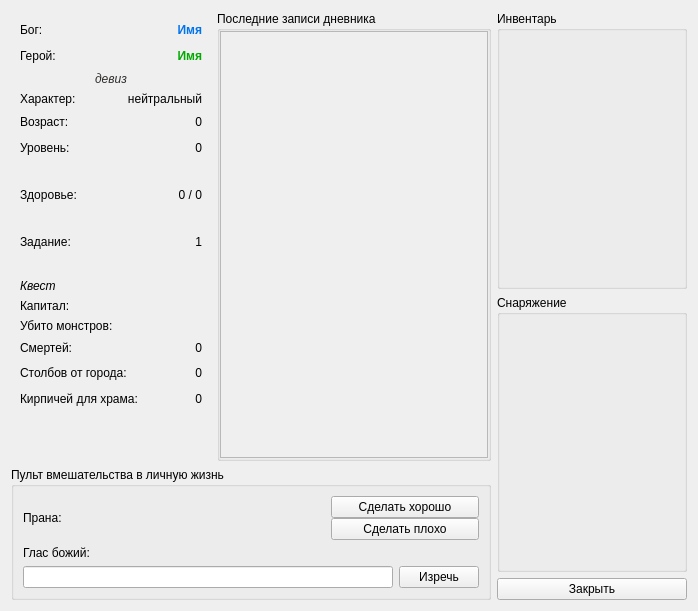
<?xml version="1.0" encoding="UTF-8"?>
<ui version="4.0">
 <class>HeroWin</class>
 <widget class="QWidget" name="HeroWin">
  <property name="geometry">
   <rect>
    <x>0</x>
    <y>0</y>
    <width>698</width>
    <height>611</height>
   </rect>
  </property>
  <property name="windowTitle">
   <string>Герой</string>
  </property>
  <property name="windowIcon">
   <iconset resource="../resorce.qrc">
    <normaloff>:/src/icon.svg</normaloff>:/src/icon.svg</iconset>
  </property>
  <layout class="QHBoxLayout" name="horizontalLayout_15">
   <item>
    <layout class="QVBoxLayout" name="verticalLayout_4">
     <property name="sizeConstraint">
      <enum>QLayout::SetDefaultConstraint</enum>
     </property>
     <item>
      <layout class="QHBoxLayout" name="horizontalLayout_14" stretch="1,4">
       <item>
        <widget class="QWidget" name="widget" native="true">
         <property name="minimumSize">
          <size>
           <width>200</width>
           <height>0</height>
          </size>
         </property>
         <property name="maximumSize">
          <size>
           <width>250</width>
           <height>16777215</height>
          </size>
         </property>
         <layout class="QVBoxLayout" name="verticalLayout_2">
          <property name="spacing">
           <number>-1</number>
          </property>
          <property name="bottomMargin">
           <number>20</number>
          </property>
          <item>
           <layout class="QHBoxLayout" name="horizontalLayout_3">
            <item>
             <widget class="QLabel" name="label_2">
              <property name="text">
               <string>Бог:</string>
              </property>
             </widget>
            </item>
            <item>
             <spacer name="horizontalSpacer">
              <property name="orientation">
               <enum>Qt::Horizontal</enum>
              </property>
              <property name="sizeHint" stdset="0">
               <size>
                <width>40</width>
                <height>20</height>
               </size>
              </property>
             </spacer>
            </item>
            <item>
             <widget class="QLabel" name="lbGod">
              <property name="palette">
               <palette>
                <active>
                 <colorrole role="WindowText">
                  <brush brushstyle="SolidPattern">
                   <color alpha="255">
                    <red>0</red>
                    <green>115</green>
                    <blue>238</blue>
                   </color>
                  </brush>
                 </colorrole>
                 <colorrole role="Button">
                  <brush brushstyle="SolidPattern">
                   <color alpha="255">
                    <red>0</red>
                    <green>0</green>
                    <blue>0</blue>
                   </color>
                  </brush>
                 </colorrole>
                 <colorrole role="Light">
                  <brush brushstyle="SolidPattern">
                   <color alpha="255">
                    <red>0</red>
                    <green>0</green>
                    <blue>0</blue>
                   </color>
                  </brush>
                 </colorrole>
                 <colorrole role="Midlight">
                  <brush brushstyle="SolidPattern">
                   <color alpha="255">
                    <red>0</red>
                    <green>0</green>
                    <blue>0</blue>
                   </color>
                  </brush>
                 </colorrole>
                 <colorrole role="Dark">
                  <brush brushstyle="SolidPattern">
                   <color alpha="255">
                    <red>0</red>
                    <green>0</green>
                    <blue>0</blue>
                   </color>
                  </brush>
                 </colorrole>
                 <colorrole role="Mid">
                  <brush brushstyle="SolidPattern">
                   <color alpha="255">
                    <red>0</red>
                    <green>0</green>
                    <blue>0</blue>
                   </color>
                  </brush>
                 </colorrole>
                 <colorrole role="Text">
                  <brush brushstyle="SolidPattern">
                   <color alpha="255">
                    <red>255</red>
                    <green>255</green>
                    <blue>255</blue>
                   </color>
                  </brush>
                 </colorrole>
                 <colorrole role="BrightText">
                  <brush brushstyle="SolidPattern">
                   <color alpha="255">
                    <red>255</red>
                    <green>255</green>
                    <blue>255</blue>
                   </color>
                  </brush>
                 </colorrole>
                 <colorrole role="ButtonText">
                  <brush brushstyle="SolidPattern">
                   <color alpha="255">
                    <red>255</red>
                    <green>255</green>
                    <blue>255</blue>
                   </color>
                  </brush>
                 </colorrole>
                 <colorrole role="Base">
                  <brush brushstyle="SolidPattern">
                   <color alpha="255">
                    <red>0</red>
                    <green>0</green>
                    <blue>0</blue>
                   </color>
                  </brush>
                 </colorrole>
                 <colorrole role="Window">
                  <brush brushstyle="SolidPattern">
                   <color alpha="255">
                    <red>0</red>
                    <green>0</green>
                    <blue>0</blue>
                   </color>
                  </brush>
                 </colorrole>
                 <colorrole role="Shadow">
                  <brush brushstyle="SolidPattern">
                   <color alpha="255">
                    <red>0</red>
                    <green>0</green>
                    <blue>0</blue>
                   </color>
                  </brush>
                 </colorrole>
                 <colorrole role="AlternateBase">
                  <brush brushstyle="SolidPattern">
                   <color alpha="255">
                    <red>0</red>
                    <green>0</green>
                    <blue>0</blue>
                   </color>
                  </brush>
                 </colorrole>
                 <colorrole role="ToolTipBase">
                  <brush brushstyle="SolidPattern">
                   <color alpha="255">
                    <red>255</red>
                    <green>255</green>
                    <blue>220</blue>
                   </color>
                  </brush>
                 </colorrole>
                 <colorrole role="ToolTipText">
                  <brush brushstyle="SolidPattern">
                   <color alpha="255">
                    <red>0</red>
                    <green>0</green>
                    <blue>0</blue>
                   </color>
                  </brush>
                 </colorrole>
                </active>
                <inactive>
                 <colorrole role="WindowText">
                  <brush brushstyle="SolidPattern">
                   <color alpha="255">
                    <red>0</red>
                    <green>115</green>
                    <blue>238</blue>
                   </color>
                  </brush>
                 </colorrole>
                 <colorrole role="Button">
                  <brush brushstyle="SolidPattern">
                   <color alpha="255">
                    <red>0</red>
                    <green>0</green>
                    <blue>0</blue>
                   </color>
                  </brush>
                 </colorrole>
                 <colorrole role="Light">
                  <brush brushstyle="SolidPattern">
                   <color alpha="255">
                    <red>0</red>
                    <green>0</green>
                    <blue>0</blue>
                   </color>
                  </brush>
                 </colorrole>
                 <colorrole role="Midlight">
                  <brush brushstyle="SolidPattern">
                   <color alpha="255">
                    <red>0</red>
                    <green>0</green>
                    <blue>0</blue>
                   </color>
                  </brush>
                 </colorrole>
                 <colorrole role="Dark">
                  <brush brushstyle="SolidPattern">
                   <color alpha="255">
                    <red>0</red>
                    <green>0</green>
                    <blue>0</blue>
                   </color>
                  </brush>
                 </colorrole>
                 <colorrole role="Mid">
                  <brush brushstyle="SolidPattern">
                   <color alpha="255">
                    <red>0</red>
                    <green>0</green>
                    <blue>0</blue>
                   </color>
                  </brush>
                 </colorrole>
                 <colorrole role="Text">
                  <brush brushstyle="SolidPattern">
                   <color alpha="255">
                    <red>255</red>
                    <green>255</green>
                    <blue>255</blue>
                   </color>
                  </brush>
                 </colorrole>
                 <colorrole role="BrightText">
                  <brush brushstyle="SolidPattern">
                   <color alpha="255">
                    <red>255</red>
                    <green>255</green>
                    <blue>255</blue>
                   </color>
                  </brush>
                 </colorrole>
                 <colorrole role="ButtonText">
                  <brush brushstyle="SolidPattern">
                   <color alpha="255">
                    <red>255</red>
                    <green>255</green>
                    <blue>255</blue>
                   </color>
                  </brush>
                 </colorrole>
                 <colorrole role="Base">
                  <brush brushstyle="SolidPattern">
                   <color alpha="255">
                    <red>0</red>
                    <green>0</green>
                    <blue>0</blue>
                   </color>
                  </brush>
                 </colorrole>
                 <colorrole role="Window">
                  <brush brushstyle="SolidPattern">
                   <color alpha="255">
                    <red>0</red>
                    <green>0</green>
                    <blue>0</blue>
                   </color>
                  </brush>
                 </colorrole>
                 <colorrole role="Shadow">
                  <brush brushstyle="SolidPattern">
                   <color alpha="255">
                    <red>0</red>
                    <green>0</green>
                    <blue>0</blue>
                   </color>
                  </brush>
                 </colorrole>
                 <colorrole role="AlternateBase">
                  <brush brushstyle="SolidPattern">
                   <color alpha="255">
                    <red>0</red>
                    <green>0</green>
                    <blue>0</blue>
                   </color>
                  </brush>
                 </colorrole>
                 <colorrole role="ToolTipBase">
                  <brush brushstyle="SolidPattern">
                   <color alpha="255">
                    <red>255</red>
                    <green>255</green>
                    <blue>220</blue>
                   </color>
                  </brush>
                 </colorrole>
                 <colorrole role="ToolTipText">
                  <brush brushstyle="SolidPattern">
                   <color alpha="255">
                    <red>0</red>
                    <green>0</green>
                    <blue>0</blue>
                   </color>
                  </brush>
                 </colorrole>
                </inactive>
                <disabled>
                 <colorrole role="WindowText">
                  <brush brushstyle="SolidPattern">
                   <color alpha="255">
                    <red>0</red>
                    <green>0</green>
                    <blue>0</blue>
                   </color>
                  </brush>
                 </colorrole>
                 <colorrole role="Button">
                  <brush brushstyle="SolidPattern">
                   <color alpha="255">
                    <red>0</red>
                    <green>0</green>
                    <blue>0</blue>
                   </color>
                  </brush>
                 </colorrole>
                 <colorrole role="Light">
                  <brush brushstyle="SolidPattern">
                   <color alpha="255">
                    <red>0</red>
                    <green>0</green>
                    <blue>0</blue>
                   </color>
                  </brush>
                 </colorrole>
                 <colorrole role="Midlight">
                  <brush brushstyle="SolidPattern">
                   <color alpha="255">
                    <red>0</red>
                    <green>0</green>
                    <blue>0</blue>
                   </color>
                  </brush>
                 </colorrole>
                 <colorrole role="Dark">
                  <brush brushstyle="SolidPattern">
                   <color alpha="255">
                    <red>0</red>
                    <green>0</green>
                    <blue>0</blue>
                   </color>
                  </brush>
                 </colorrole>
                 <colorrole role="Mid">
                  <brush brushstyle="SolidPattern">
                   <color alpha="255">
                    <red>0</red>
                    <green>0</green>
                    <blue>0</blue>
                   </color>
                  </brush>
                 </colorrole>
                 <colorrole role="Text">
                  <brush brushstyle="SolidPattern">
                   <color alpha="255">
                    <red>0</red>
                    <green>0</green>
                    <blue>0</blue>
                   </color>
                  </brush>
                 </colorrole>
                 <colorrole role="BrightText">
                  <brush brushstyle="SolidPattern">
                   <color alpha="255">
                    <red>255</red>
                    <green>255</green>
                    <blue>255</blue>
                   </color>
                  </brush>
                 </colorrole>
                 <colorrole role="ButtonText">
                  <brush brushstyle="SolidPattern">
                   <color alpha="255">
                    <red>0</red>
                    <green>0</green>
                    <blue>0</blue>
                   </color>
                  </brush>
                 </colorrole>
                 <colorrole role="Base">
                  <brush brushstyle="SolidPattern">
                   <color alpha="255">
                    <red>0</red>
                    <green>0</green>
                    <blue>0</blue>
                   </color>
                  </brush>
                 </colorrole>
                 <colorrole role="Window">
                  <brush brushstyle="SolidPattern">
                   <color alpha="255">
                    <red>0</red>
                    <green>0</green>
                    <blue>0</blue>
                   </color>
                  </brush>
                 </colorrole>
                 <colorrole role="Shadow">
                  <brush brushstyle="SolidPattern">
                   <color alpha="255">
                    <red>0</red>
                    <green>0</green>
                    <blue>0</blue>
                   </color>
                  </brush>
                 </colorrole>
                 <colorrole role="AlternateBase">
                  <brush brushstyle="SolidPattern">
                   <color alpha="255">
                    <red>0</red>
                    <green>0</green>
                    <blue>0</blue>
                   </color>
                  </brush>
                 </colorrole>
                 <colorrole role="ToolTipBase">
                  <brush brushstyle="SolidPattern">
                   <color alpha="255">
                    <red>255</red>
                    <green>255</green>
                    <blue>220</blue>
                   </color>
                  </brush>
                 </colorrole>
                 <colorrole role="ToolTipText">
                  <brush brushstyle="SolidPattern">
                   <color alpha="255">
                    <red>0</red>
                    <green>0</green>
                    <blue>0</blue>
                   </color>
                  </brush>
                 </colorrole>
                </disabled>
               </palette>
              </property>
              <property name="font">
               <font>
                <pointsize>9</pointsize>
                <weight>75</weight>
                <bold>true</bold>
               </font>
              </property>
              <property name="layoutDirection">
               <enum>Qt::LeftToRight</enum>
              </property>
              <property name="text">
               <string>Имя</string>
              </property>
              <property name="alignment">
               <set>Qt::AlignRight|Qt::AlignTrailing|Qt::AlignVCenter</set>
              </property>
             </widget>
            </item>
           </layout>
          </item>
          <item>
           <layout class="QHBoxLayout" name="horizontalLayout_4">
            <item>
             <widget class="QLabel" name="label_3">
              <property name="text">
               <string>Герой:</string>
              </property>
             </widget>
            </item>
            <item>
             <spacer name="horizontalSpacer_2">
              <property name="orientation">
               <enum>Qt::Horizontal</enum>
              </property>
              <property name="sizeHint" stdset="0">
               <size>
                <width>40</width>
                <height>20</height>
               </size>
              </property>
             </spacer>
            </item>
            <item>
             <widget class="QLabel" name="lbHero">
              <property name="palette">
               <palette>
                <active>
                 <colorrole role="WindowText">
                  <brush brushstyle="SolidPattern">
                   <color alpha="255">
                    <red>0</red>
                    <green>170</green>
                    <blue>0</blue>
                   </color>
                  </brush>
                 </colorrole>
                </active>
                <inactive>
                 <colorrole role="WindowText">
                  <brush brushstyle="SolidPattern">
                   <color alpha="255">
                    <red>0</red>
                    <green>170</green>
                    <blue>0</blue>
                   </color>
                  </brush>
                 </colorrole>
                </inactive>
                <disabled>
                 <colorrole role="WindowText">
                  <brush brushstyle="SolidPattern">
                   <color alpha="255">
                    <red>0</red>
                    <green>0</green>
                    <blue>0</blue>
                   </color>
                  </brush>
                 </colorrole>
                </disabled>
               </palette>
              </property>
              <property name="font">
               <font>
                <pointsize>9</pointsize>
                <weight>75</weight>
                <bold>true</bold>
               </font>
              </property>
              <property name="layoutDirection">
               <enum>Qt::LeftToRight</enum>
              </property>
              <property name="text">
               <string>Имя</string>
              </property>
              <property name="alignment">
               <set>Qt::AlignRight|Qt::AlignTrailing|Qt::AlignVCenter</set>
              </property>
             </widget>
            </item>
           </layout>
          </item>
          <item>
           <widget class="QLabel" name="lbHail">
            <property name="palette">
             <palette>
              <active>
               <colorrole role="WindowText">
                <brush brushstyle="SolidPattern">
                 <color alpha="255">
                  <red>48</red>
                  <green>45</green>
                  <blue>43</blue>
                 </color>
                </brush>
               </colorrole>
              </active>
              <inactive>
               <colorrole role="WindowText">
                <brush brushstyle="SolidPattern">
                 <color alpha="255">
                  <red>48</red>
                  <green>45</green>
                  <blue>43</blue>
                 </color>
                </brush>
               </colorrole>
              </inactive>
              <disabled>
               <colorrole role="WindowText">
                <brush brushstyle="SolidPattern">
                 <color alpha="255">
                  <red>126</red>
                  <green>125</green>
                  <blue>124</blue>
                 </color>
                </brush>
               </colorrole>
              </disabled>
             </palette>
            </property>
            <property name="font">
             <font>
              <family>Arial</family>
              <pointsize>9</pointsize>
              <italic>true</italic>
             </font>
            </property>
            <property name="text">
             <string>девиз</string>
            </property>
            <property name="alignment">
             <set>Qt::AlignCenter</set>
            </property>
            <property name="wordWrap">
             <bool>true</bool>
            </property>
           </widget>
          </item>
          <item>
           <layout class="QHBoxLayout" name="horizontalLayout_5">
            <item>
             <widget class="QLabel" name="label_7">
              <property name="text">
               <string>Характер:</string>
              </property>
             </widget>
            </item>
            <item>
             <widget class="QLabel" name="lbChar">
              <property name="layoutDirection">
               <enum>Qt::RightToLeft</enum>
              </property>
              <property name="text">
               <string>нейтральный</string>
              </property>
              <property name="alignment">
               <set>Qt::AlignRight|Qt::AlignTrailing|Qt::AlignVCenter</set>
              </property>
             </widget>
            </item>
           </layout>
          </item>
          <item>
           <layout class="QHBoxLayout" name="horizontalLayout_6">
            <item>
             <widget class="QLabel" name="label_9">
              <property name="text">
               <string>Возраст:</string>
              </property>
             </widget>
            </item>
            <item>
             <spacer name="horizontalSpacer_3">
              <property name="orientation">
               <enum>Qt::Horizontal</enum>
              </property>
              <property name="sizeHint" stdset="0">
               <size>
                <width>40</width>
                <height>20</height>
               </size>
              </property>
             </spacer>
            </item>
            <item>
             <widget class="QLabel" name="lbAge">
              <property name="layoutDirection">
               <enum>Qt::LeftToRight</enum>
              </property>
              <property name="text">
               <string>0</string>
              </property>
              <property name="alignment">
               <set>Qt::AlignRight|Qt::AlignTrailing|Qt::AlignVCenter</set>
              </property>
             </widget>
            </item>
           </layout>
          </item>
          <item>
           <layout class="QHBoxLayout" name="horizontalLayout_8">
            <item>
             <widget class="QLabel" name="label_11">
              <property name="text">
               <string>Уровень:</string>
              </property>
             </widget>
            </item>
            <item>
             <spacer name="horizontalSpacer_5">
              <property name="orientation">
               <enum>Qt::Horizontal</enum>
              </property>
              <property name="sizeHint" stdset="0">
               <size>
                <width>40</width>
                <height>20</height>
               </size>
              </property>
             </spacer>
            </item>
            <item>
             <widget class="QLabel" name="lbLevel">
              <property name="layoutDirection">
               <enum>Qt::LeftToRight</enum>
              </property>
              <property name="text">
               <string>0</string>
              </property>
              <property name="alignment">
               <set>Qt::AlignRight|Qt::AlignTrailing|Qt::AlignVCenter</set>
              </property>
             </widget>
            </item>
           </layout>
          </item>
          <item>
           <widget class="QProg" name="pbLevel">
            <property name="minimumSize">
             <size>
              <width>0</width>
              <height>15</height>
             </size>
            </property>
            <property name="maximumSize">
             <size>
              <width>190</width>
              <height>15</height>
             </size>
            </property>
            <property name="value">
             <double>0.000000000000000</double>
            </property>
            <property name="font" stdset="0">
             <number>26</number>
            </property>
            <property name="color" stdset="0">
             <color>
              <red>214</red>
              <green>118</green>
              <blue>0</blue>
             </color>
            </property>
           </widget>
          </item>
          <item>
           <layout class="QHBoxLayout" name="horizontalLayout_9">
            <item>
             <widget class="QLabel" name="label_13">
              <property name="text">
               <string>Здоровье:</string>
              </property>
             </widget>
            </item>
            <item>
             <spacer name="horizontalSpacer_6">
              <property name="orientation">
               <enum>Qt::Horizontal</enum>
              </property>
              <property name="sizeHint" stdset="0">
               <size>
                <width>40</width>
                <height>20</height>
               </size>
              </property>
             </spacer>
            </item>
            <item>
             <widget class="QLabel" name="lbHealth">
              <property name="layoutDirection">
               <enum>Qt::LeftToRight</enum>
              </property>
              <property name="text">
               <string>0 / 0</string>
              </property>
              <property name="alignment">
               <set>Qt::AlignRight|Qt::AlignTrailing|Qt::AlignVCenter</set>
              </property>
             </widget>
            </item>
           </layout>
          </item>
          <item>
           <widget class="QProg" name="pbHealth">
            <property name="minimumSize">
             <size>
              <width>0</width>
              <height>15</height>
             </size>
            </property>
            <property name="maximumSize">
             <size>
              <width>190</width>
              <height>15</height>
             </size>
            </property>
            <property name="font" stdset="0">
             <number>26</number>
            </property>
            <property name="color" stdset="0">
             <color>
              <red>185</red>
              <green>0</green>
              <blue>0</blue>
             </color>
            </property>
           </widget>
          </item>
          <item>
           <layout class="QHBoxLayout" name="horizontalLayout_10">
            <item>
             <widget class="QLabel" name="label_16">
              <property name="text">
               <string>Задание:</string>
              </property>
             </widget>
            </item>
            <item>
             <spacer name="horizontalSpacer_7">
              <property name="orientation">
               <enum>Qt::Horizontal</enum>
              </property>
              <property name="sizeHint" stdset="0">
               <size>
                <width>40</width>
                <height>20</height>
               </size>
              </property>
             </spacer>
            </item>
            <item>
             <widget class="QLabel" name="lbQuest">
              <property name="layoutDirection">
               <enum>Qt::LeftToRight</enum>
              </property>
              <property name="text">
               <string>1</string>
              </property>
              <property name="alignment">
               <set>Qt::AlignRight|Qt::AlignTrailing|Qt::AlignVCenter</set>
              </property>
             </widget>
            </item>
           </layout>
          </item>
          <item>
           <widget class="QProg" name="pbQuest">
            <property name="minimumSize">
             <size>
              <width>0</width>
              <height>15</height>
             </size>
            </property>
            <property name="maximumSize">
             <size>
              <width>190</width>
              <height>15</height>
             </size>
            </property>
            <property name="font" stdset="0">
             <number>26</number>
            </property>
            <property name="color" stdset="0">
             <color>
              <red>149</red>
              <green>149</green>
              <blue>149</blue>
             </color>
            </property>
           </widget>
          </item>
          <item>
           <widget class="QLabel" name="lbQuestName">
            <property name="font">
             <font>
              <pointsize>9</pointsize>
              <italic>true</italic>
             </font>
            </property>
            <property name="text">
             <string>Квест</string>
            </property>
            <property name="wordWrap">
             <bool>true</bool>
            </property>
           </widget>
          </item>
          <item>
           <widget class="QLabel" name="lbMoney">
            <property name="text">
             <string>Капитал:</string>
            </property>
           </widget>
          </item>
          <item>
           <widget class="QLabel" name="lbKills">
            <property name="text">
             <string>Убито монстров:</string>
            </property>
           </widget>
          </item>
          <item>
           <layout class="QHBoxLayout" name="horizontalLayout_11">
            <item>
             <widget class="QLabel" name="label_21">
              <property name="text">
               <string>Смертей:</string>
              </property>
             </widget>
            </item>
            <item>
             <spacer name="horizontalSpacer_8">
              <property name="orientation">
               <enum>Qt::Horizontal</enum>
              </property>
              <property name="sizeHint" stdset="0">
               <size>
                <width>38</width>
                <height>18</height>
               </size>
              </property>
             </spacer>
            </item>
            <item>
             <widget class="QLabel" name="lbDeaths">
              <property name="layoutDirection">
               <enum>Qt::LeftToRight</enum>
              </property>
              <property name="text">
               <string>0</string>
              </property>
              <property name="alignment">
               <set>Qt::AlignRight|Qt::AlignTrailing|Qt::AlignVCenter</set>
              </property>
             </widget>
            </item>
           </layout>
          </item>
          <item>
           <layout class="QHBoxLayout" name="horizontalLayout_12">
            <item>
             <widget class="QLabel" name="lb11111">
              <property name="minimumSize">
               <size>
                <width>100</width>
                <height>0</height>
               </size>
              </property>
              <property name="text">
               <string>Столбов от города:</string>
              </property>
             </widget>
            </item>
            <item>
             <spacer name="horizontalSpacer_9">
              <property name="orientation">
               <enum>Qt::Horizontal</enum>
              </property>
              <property name="sizeHint" stdset="0">
               <size>
                <width>40</width>
                <height>20</height>
               </size>
              </property>
             </spacer>
            </item>
            <item>
             <widget class="QLabel" name="lbDist">
              <property name="layoutDirection">
               <enum>Qt::LeftToRight</enum>
              </property>
              <property name="text">
               <string>0</string>
              </property>
              <property name="alignment">
               <set>Qt::AlignRight|Qt::AlignTrailing|Qt::AlignVCenter</set>
              </property>
             </widget>
            </item>
           </layout>
          </item>
          <item>
           <layout class="QHBoxLayout" name="horizontalLayout_13">
            <item>
             <widget class="QLabel" name="label_4">
              <property name="minimumSize">
               <size>
                <width>110</width>
                <height>0</height>
               </size>
              </property>
              <property name="text">
               <string>Кирпичей для храма:</string>
              </property>
             </widget>
            </item>
            <item>
             <spacer name="horizontalSpacer_10">
              <property name="orientation">
               <enum>Qt::Horizontal</enum>
              </property>
              <property name="sizeHint" stdset="0">
               <size>
                <width>40</width>
                <height>20</height>
               </size>
              </property>
             </spacer>
            </item>
            <item>
             <widget class="QLabel" name="lbBricks">
              <property name="text">
               <string>0</string>
              </property>
              <property name="alignment">
               <set>Qt::AlignRight|Qt::AlignTrailing|Qt::AlignVCenter</set>
              </property>
             </widget>
            </item>
           </layout>
          </item>
          <item>
           <spacer name="verticalSpacer">
            <property name="orientation">
             <enum>Qt::Vertical</enum>
            </property>
            <property name="sizeHint" stdset="0">
             <size>
              <width>20</width>
              <height>40</height>
             </size>
            </property>
           </spacer>
          </item>
         </layout>
        </widget>
       </item>
       <item>
        <widget class="QGroupBox" name="groupBox_2">
         <property name="title">
          <string>Последние записи дневника</string>
         </property>
         <layout class="QVBoxLayout" name="verticalLayout_3">
          <property name="spacing">
           <number>0</number>
          </property>
          <property name="margin">
           <number>0</number>
          </property>
          <item>
           <widget class="QScrollArea" name="scrollArea">
            <property name="widgetResizable">
             <bool>true</bool>
            </property>
            <widget class="QWidget" name="scrollAreaWidgetContents">
             <property name="geometry">
              <rect>
               <x>0</x>
               <y>0</y>
               <width>270</width>
               <height>407</height>
              </rect>
             </property>
             <layout class="QHBoxLayout" name="horizontalLayout">
              <item>
               <widget class="QLabel" name="lbDiary">
                <property name="text">
                 <string/>
                </property>
                <property name="wordWrap">
                 <bool>true</bool>
                </property>
               </widget>
              </item>
             </layout>
            </widget>
           </widget>
          </item>
         </layout>
        </widget>
       </item>
      </layout>
     </item>
     <item>
      <widget class="QGroupBox" name="groupBox_5">
       <property name="sizePolicy">
        <sizepolicy hsizetype="Preferred" vsizetype="Expanding">
         <horstretch>0</horstretch>
         <verstretch>0</verstretch>
        </sizepolicy>
       </property>
       <property name="title">
        <string>Пульт вмешательства в личную жизнь</string>
       </property>
       <layout class="QVBoxLayout" name="verticalLayout_5">
        <item>
         <layout class="QHBoxLayout" name="horizontalLayout_17">
          <item>
           <widget class="QLabel" name="label_15">
            <property name="text">
             <string>Прана:</string>
            </property>
           </widget>
          </item>
          <item>
           <widget class="QProg" name="pbPrane">
            <property name="maximumSize">
             <size>
              <width>16777215</width>
              <height>20</height>
             </size>
            </property>
            <property name="font" stdset="0">
             <number>25</number>
            </property>
            <property name="color" stdset="0">
             <color>
              <red>0</red>
              <green>2</green>
              <blue>177</blue>
             </color>
            </property>
           </widget>
          </item>
          <item>
           <layout class="QVBoxLayout" name="verticalLayout_7">
            <property name="spacing">
             <number>0</number>
            </property>
            <property name="rightMargin">
             <number>0</number>
            </property>
            <property name="bottomMargin">
             <number>0</number>
            </property>
            <item>
             <widget class="QPushButton" name="btGood">
              <property name="text">
               <string>Сделать хорошо</string>
              </property>
             </widget>
            </item>
            <item>
             <widget class="QPushButton" name="btBad">
              <property name="styleSheet">
               <string notr="true"/>
              </property>
              <property name="text">
               <string>Сделать плохо</string>
              </property>
             </widget>
            </item>
           </layout>
          </item>
         </layout>
        </item>
        <item>
         <widget class="QLabel" name="label">
          <property name="text">
           <string>Глас божий:</string>
          </property>
         </widget>
        </item>
        <item>
         <layout class="QHBoxLayout" name="horizontalLayout_16">
          <item>
           <widget class="QLineEdit" name="leFrase">
            <property name="maxLength">
             <number>60</number>
            </property>
           </widget>
          </item>
          <item>
           <widget class="QPushButton" name="btSay">
            <property name="text">
             <string>Изречь</string>
            </property>
           </widget>
          </item>
         </layout>
        </item>
       </layout>
      </widget>
     </item>
    </layout>
   </item>
   <item>
    <layout class="QVBoxLayout" name="verticalLayout">
     <item>
      <widget class="QGroupBox" name="groupBox_4">
       <property name="minimumSize">
        <size>
         <width>190</width>
         <height>0</height>
        </size>
       </property>
       <property name="title">
        <string>Инвентарь</string>
       </property>
       <layout class="QVBoxLayout" name="verticalLayout_6">
        <item>
         <widget class="QLabel" name="lbItems">
          <property name="text">
           <string/>
          </property>
          <property name="wordWrap">
           <bool>true</bool>
          </property>
         </widget>
        </item>
       </layout>
      </widget>
     </item>
     <item>
      <widget class="QGroupBox" name="groupBox_3">
       <property name="title">
        <string>Снаряжение</string>
       </property>
       <layout class="QHBoxLayout" name="horizontalLayout_2">
        <property name="spacing">
         <number>0</number>
        </property>
        <property name="margin">
         <number>0</number>
        </property>
        <item>
         <widget class="QLabel" name="lbEquip">
          <property name="text">
           <string/>
          </property>
          <property name="wordWrap">
           <bool>true</bool>
          </property>
         </widget>
        </item>
       </layout>
      </widget>
     </item>
     <item>
      <widget class="QPushButton" name="pushButton">
       <property name="text">
        <string>Закрыть</string>
       </property>
      </widget>
     </item>
    </layout>
   </item>
  </layout>
 </widget>
 <customwidgets>
  <customwidget>
   <class>QProg</class>
   <extends>QWidget</extends>
   <header>qprog.h</header>
  </customwidget>
 </customwidgets>
 <resources>
  <include location="../resorce.qrc"/>
 </resources>
 <connections>
  <connection>
   <sender>pushButton</sender>
   <signal>released()</signal>
   <receiver>HeroWin</receiver>
   <slot>close()</slot>
   <hints>
    <hint type="sourcelabel">
     <x>560</x>
     <y>595</y>
    </hint>
    <hint type="destinationlabel">
     <x>500</x>
     <y>438</y>
    </hint>
   </hints>
  </connection>
 </connections>
</ui>
